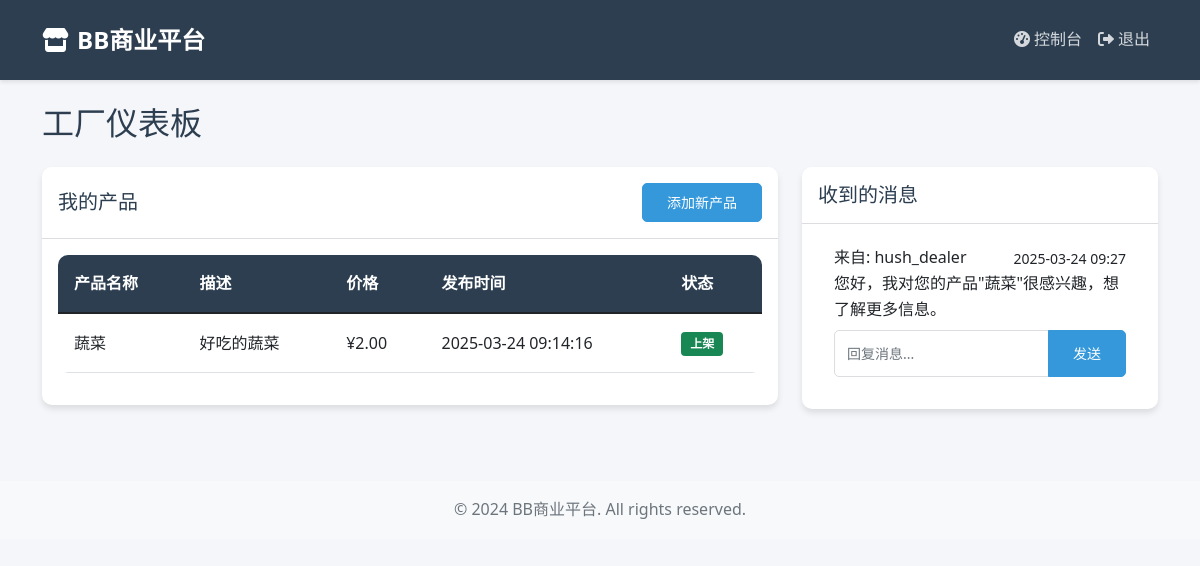
The page /dashboard (signed in) on the database its author committed.
### models.py (models this page shows, shortened)
class Product(db.Model):
    id = db.Column(db.Integer, primary_key=True)
    name = db.Column(db.String(100), nullable=False)
    description = db.Column(db.Text)
    price = db.Column(db.Float, nullable=False)
    created_at = db.Column(db.DateTime, default=datetime.utcnow)
    factory_id = db.Column(db.Integer, db.ForeignKey('user.id'), nullable=False)
    is_active = db.Column(db.Boolean, default=True)

class Message(db.Model):
    id = db.Column(db.Integer, primary_key=True)
    content = db.Column(db.Text, nullable=False)
    created_at = db.Column(db.DateTime, default=datetime.utcnow)
    sender_id = db.Column(db.Integer, db.ForeignKey('user.id'), nullable=False)
    receiver_id = db.Column(db.Integer, db.ForeignKey('user.id'), nullable=False)
    is_read = db.Column(db.Boolean, default=False)

class User(UserMixin, db.Model):
    id = db.Column(db.Integer, primary_key=True)
    username = db.Column(db.String(64), unique=True, nullable=False)
    email = db.Column(db.String(120), unique=True, nullable=False)
    password_hash = db.Column(db.String(128))
    role = db.Column(db.String(20), nullable=False)  # admin, factory, dealer
    created_at = db.Column(db.DateTime, default=datetime.utcnow)
    is_active = db.Column(db.Boolean, default=True)
    factory_name = db.Column(db.String(100))
    factory_description = db.Column(db.Text)
    company_name = db.Column(db.String(100))
    company_address = db.Column(db.String(200))
    payment_status = db.Column(db.Boolean, default=False)
    products = db.relationship('Product', backref='factory', lazy='dynamic')
    sent_messages = db.relationship('Message', backref='sender', lazy='dynamic',
                                  foreign_keys='Message.sender_id')
    received_messages = db.relationship('Message', backref='receiver', lazy='dynamic',
                                      foreign_keys='Message.receiver_id')

### app.py (the view)
@app.route('/dashboard')
@login_required
def dashboard():
    if current_user.role == 'admin':
        users = User.query.all()
        products = Product.query.all()
        return render_template('admin_dashboard.html', users=users, products=products)
    elif current_user.role == 'factory':
        products = current_user.products.all()
        messages = current_user.received_messages.all()
        return render_template('factory_dashboard.html', products=products, messages=messages)
    else:  # dealer
        products = Product.query.filter_by(is_active=True).all()
        messages = current_user.received_messages.all()
        return render_template('dealer_dashboard.html', products=products, messages=messages)

### app.py (called while the page is built)
@login_manager.user_loader
def load_user(user_id):
    return User.query.get(int(user_id))

### templates/factory_dashboard.html (shortened to what this page needs)
{% extends "base.html" %}
{% block content %}
<h2>工厂仪表板</h2>
<div class="row mt-4">
    <div class="col-md-8">
        <div class="card">
            <div class="card-header d-flex justify-content-between align-items-center">
                <h5 class="mb-0">我的产品</h5>
                <a href="{{ url_for('add_product') }}" class="btn btn-primary btn-sm">添加新产品</a>
            </div>
            <div class="card-body">
                <div class="table-responsive">
                    <table class="table">
                        <thead>
                            <tr>
                                <th>产品名称</th>
                                <th>描述</th>
                                <th>价格</th>
                                <th>发布时间</th>
                                <th>状态</th>
                            </tr>
                        </thead>
                        <tbody>
                            {% for product in products %}
                            <tr>
                                <td>{{ product.name }}</td>
                                <td>{{ product.description }}</td>
                                <td>¥{{ "%.2f"|format(product.price) }}</td>
                                <td>{{ product.created_at.strftime('%Y-%m-%d %H:%M:%S') }}</td>
                                <td>
                                    {% if product.is_active %}
                                        <span class="badge bg-success">上架</span>
                                    {% else %}
                                        <span class="badge bg-danger">下架</span>
                                    {% endif %}
                                </td>
                            </tr>
                            {% endfor %}
                        </tbody>
                    </table>
                </div>
            </div>
        </div>
    </div>
    <div class="col-md-4">
        <div class="card">
            <div class="card-header">
                <h5 class="mb-0">收到的消息</h5>
            </div>
            <div class="card-body">
                <div class="list-group">
                    {% for message in messages %}
                    <div class="list-group-item">
                        <div class="d-flex w-100 justify-content-between">
                            <h6 class="mb-1">来自: {{ message.sender.username }}</h6>
                            <small>{{ message.created_at.strftime('%Y-%m-%d %H:%M') }}</small>
                        </div>
                        <p class="mb-1">{{ message.content }}</p>
                        <form method="POST" action="{{ url_for('send_message', receiver_id=message.sender.id) }}" class="mt-2">
                            <div class="input-group">
                                <input type="text" name="content" class="form-control form-control-sm" placeholder="回复消息...">
                                <button type="submit" class="btn btn-primary btn-sm">发送</button>
                            </div>
                        </form>
                    </div>
                    {% endfor %}
                </div>
            </div>
        </div>
    </div>
</div>
{% endblock %}

### static/css/style.css (style rules this page uses)
:root { --primary-color: #2c3e50; --secondary-color: #3498db; --accent-color: #e74c3c; --background-color: #f5f6fa; --text-color: #2c3e50; --border-color: #dcdde1; }
body { font-family: 'Segoe UI', Tahoma, Geneva, Verdana, sans-serif; background-color: var(--background-color); color: var(--text-color); line-height: 1.6; }
.card { border: none; border-radius: 10px; box-shadow: 0 4px 6px rgba(0,0,0,0.1); transition: transform 0.3s ease; margin-bottom: 1.5rem; }
.card-header { background-color: white; border-bottom: 1px solid var(--border-color); border-radius: 10px 10px 0 0 !important; padding: 1rem; }
.btn { border-radius: 5px; padding: 0.5rem 1.5rem; transition: all 0.3s ease; }
.btn-primary { background-color: var(--secondary-color); border-color: var(--secondary-color); }
.form-control { border-radius: 5px; border: 1px solid var(--border-color); padding: 0.75rem; transition: border-color 0.3s ease; }
.table { background-color: white; border-radius: 10px; overflow: hidden; }
.table thead th { background-color: var(--primary-color); color: white; border: none; padding: 1rem; }
.table td { padding: 1rem; vertical-align: middle; }
.list-group-item { border: none; margin-bottom: 0.5rem; border-radius: 0.5rem !important; }
.badge { padding: 0.5em 0.75em; }

### rows shown on the page
Product: name "蔬菜", description "好吃的蔬菜", price "2.00", created_at "2025-03-24 09:14:16", is_active "上架"
Message: sender.username "hush_dealer", created_at "2025-03-24 09:27", content "您好，我对您的产品\"蔬菜\"很感兴趣，想了解更多信息。"
